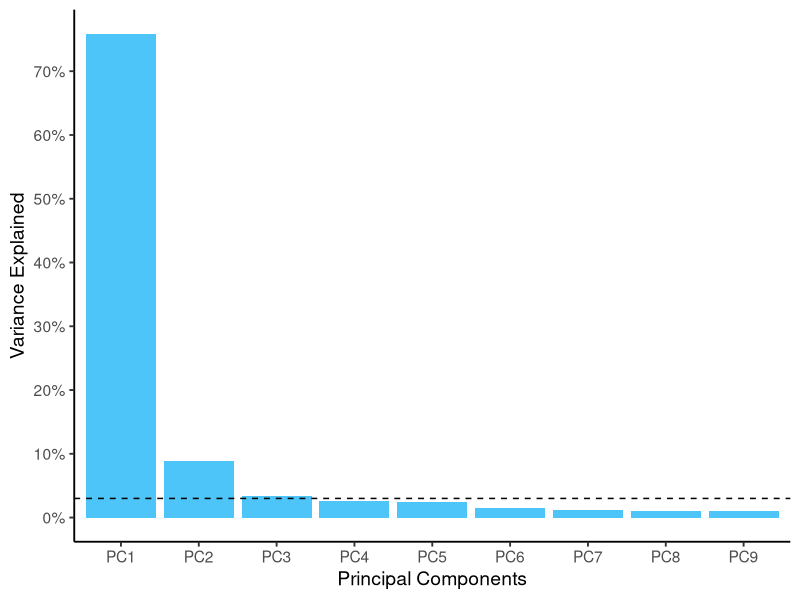
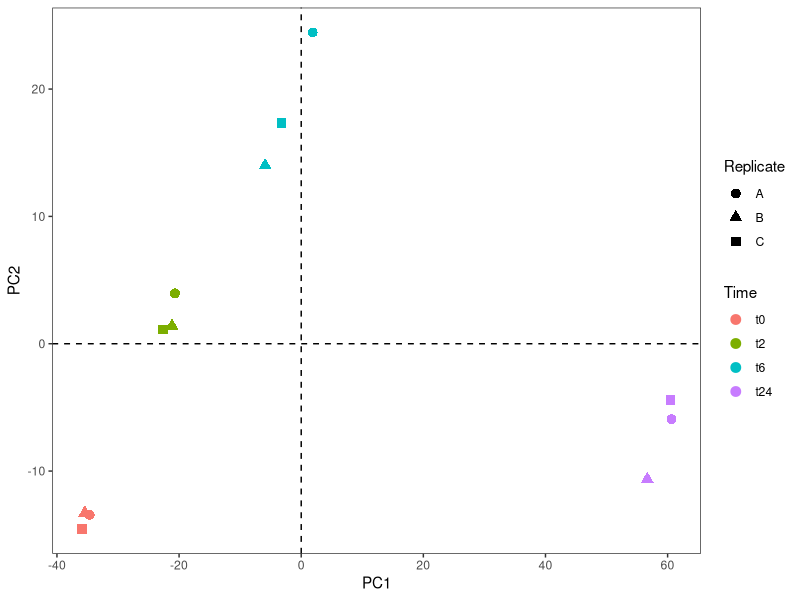
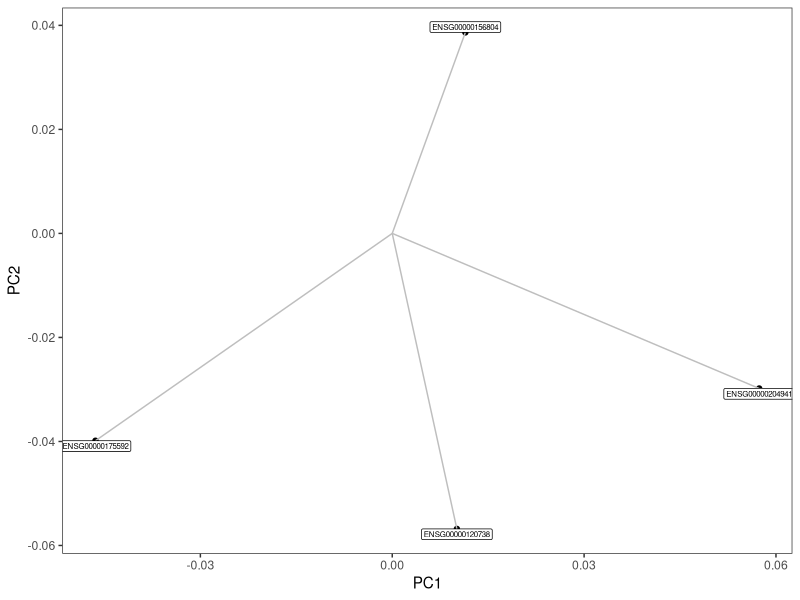
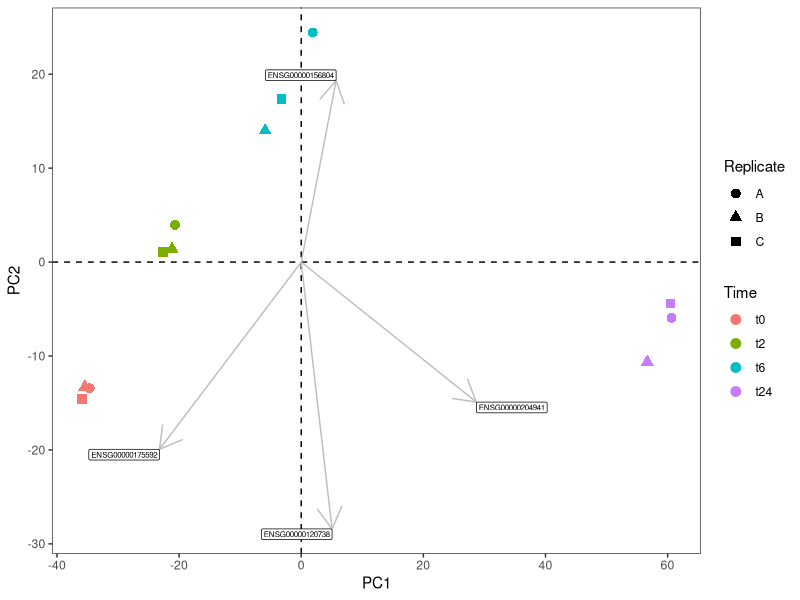
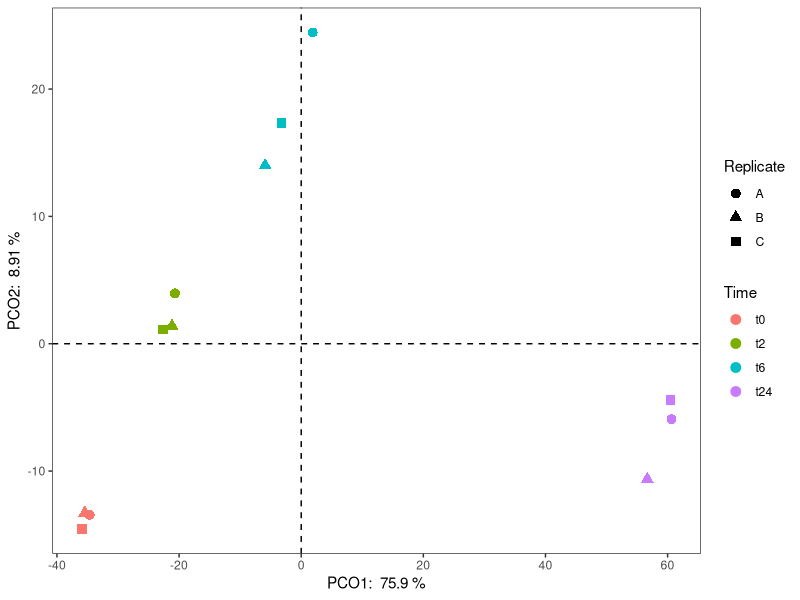
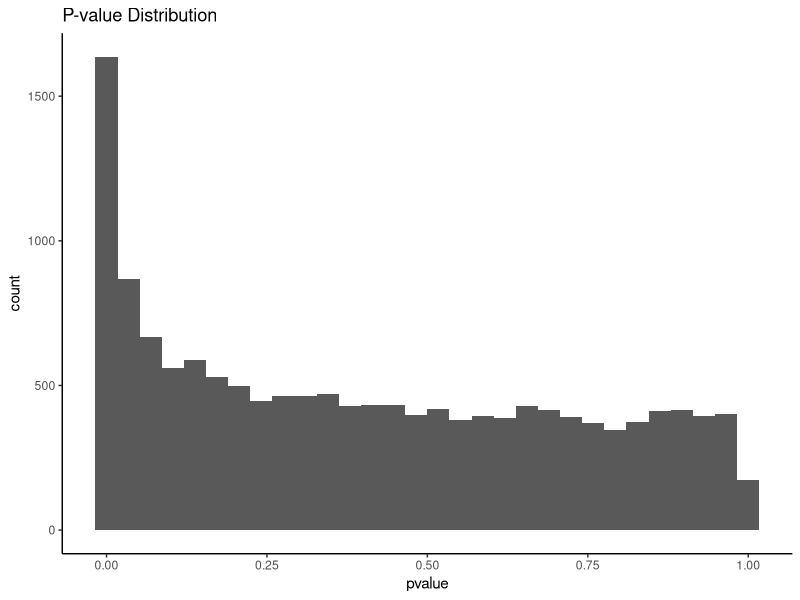
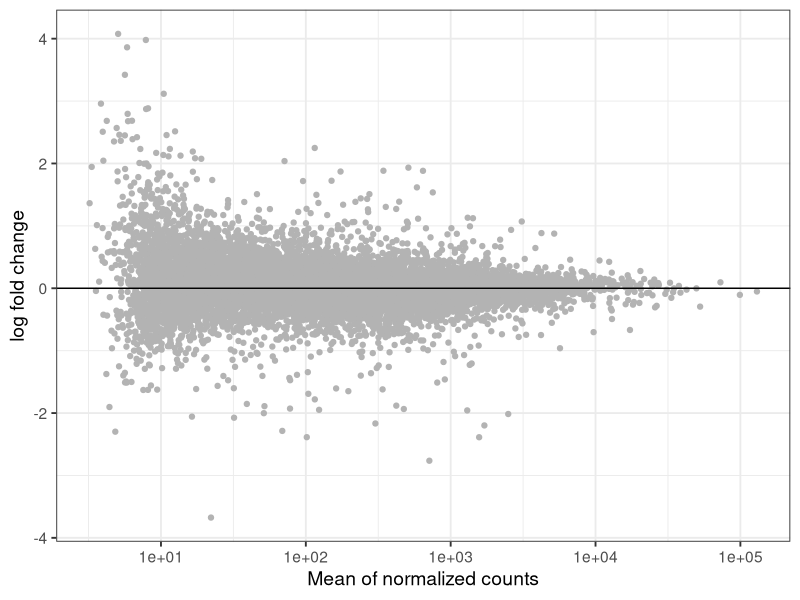

Reproduce these figures in R, in order.
## ---- chunk 1
library(dplyr)
library(ggplot2)
library(reshape2)
data("iris")
md <- read.table("../../data/metadata.csv", header = T, sep = ";")
rownames(md) <- md$Sample_ID

library(tidyverse)
## ---- chunk 2
gc_vst <- read.table("../../data/counts_vst.txt", header = T, row.names = 1, sep = "\t")
vst_pca <- prcomp(t(gc_vst))
## ---- chunk 3
frac_var <- function(x) x^2/sum(x^2)
library(scales)

vst_pca$sdev %>% 
  as_tibble() %>% 
  frac_var() %>% 
  mutate(Comp = colnames(vst_pca$x)) %>% 
  slice(1:9) %>% 
  ggplot(aes(x=Comp, y = value)) + 
  geom_bar(stat = "identity", fill = "#4DC5F9") +
  geom_hline(yintercept = 0.03, linetype=2) +
  xlab("Principal Components") +
  scale_y_continuous(name = "Variance Explained", breaks = seq(0,0.8,0.1), labels = percent_format(accuracy = 5L)) +
  theme_classic(base_size = 14)

## ---- chunk 4
vst_pca$x
## ---- chunk 5
vst_pca_all <- vst_pca$x %>%
  as.data.frame() %>%
  rownames_to_column(var = "Sample_ID") %>%
  full_join(md, by = "Sample_ID")

# Just to keep the order the right way.
vst_pca_all$Sample_Name <- factor(vst_pca_all$Sample_Name, levels = c("t0_A","t0_B","t0_C","t2_A","t2_B","t2_C","t6_A","t6_B","t6_C","t24_A","t24_B","t24_C"))
vst_pca_all$Time <- factor(vst_pca_all$Time, levels = c("t0","t2","t6","t24"))
vst_pca_all$Replicate <- factor(vst_pca_all$Replicate, levels = c("A","B","C"))

ggplot(vst_pca_all, aes(x=PC1, y=PC2, color = Time)) +
  geom_point(size = 3, aes(shape = Replicate)) +
  geom_vline(xintercept = 0, linetype=2) +
  geom_hline(yintercept = 0, linetype=2) +
  theme_bw() +
  theme(panel.grid.major = element_blank(), 
        panel.grid.minor = element_blank()) 
## ---- chunk 6
genes.selected=vst_pca$rotation[c(which.max(vst_pca$rotation[,"PC1"]), which.min(vst_pca$rotation[,"PC1"]), which.max(vst_pca$rotation[,"PC2"]), which.min(vst_pca$rotation[,"PC2"])),c("PC1","PC2")]
genes.selected <- genes.selected %>%
  as.data.frame() %>%
  rownames_to_column(var = "Gene_ID")
genes.selected
## ---- chunk 7
ggplot(genes.selected, aes(x=PC1, y=PC2)) +
  geom_point() +
  geom_segment(aes(xend=PC1, yend=PC2), x=0, y=0, color="Grey") +
  geom_label(aes(x=PC1, y=PC2, label=Gene_ID), size=2, vjust="outward") +
  theme_bw() +
  theme(panel.grid.major = element_blank(),  panel.grid.minor = element_blank()) 
## ---- chunk 8
scale=500
ggplot(data=vst_pca_all, mapping=aes(x=PC1, y=PC2)) +
     geom_point(size = 3, aes(shape = Replicate, color = Time)) +
     geom_vline(xintercept = 0, linetype=2) +
     geom_hline(yintercept = 0, linetype=2) +
     geom_segment(data=genes.selected, mapping=aes(xend=scale*PC1,yend=scale*PC2), x=0, y=0, arrow=arrow(), color="grey") +
     geom_label(data=genes.selected, mapping=aes(x=scale*PC1,y=scale*PC2, label=Gene_ID), size=2, hjust="outward", vjust="outward") +
     theme_bw() +
     theme(panel.grid.major = element_blank(),  panel.grid.minor = element_blank())
     
## ---- chunk 9
gc_dist <- dist(t(gc_vst))
gc_mds <- cmdscale(gc_dist,eig=TRUE, k=2) 
## ---- chunk 10
Eigenvalues <- gc_mds$eig
Variance <- Eigenvalues / sum(Eigenvalues) 
Variance1 <- 100 * signif(Variance[1], 3)
Variance2 <- 100 * signif(Variance[2], 3)

gc_mds_long <- gc_mds$points %>%
  as.data.frame() %>%
  rownames_to_column("Sample_ID") %>%
  full_join(md, by = "Sample_ID")

gc_mds_long$Sample_Name <- factor(gc_mds_long$Sample_Name, levels = c("t0_A","t0_B","t0_C","t2_A","t2_B","t2_C","t6_A","t6_B","t6_C","t24_A","t24_B","t24_C"))
gc_mds_long$Time <- factor(gc_mds_long$Time, levels = c("t0","t2","t6","t24"))
gc_mds_long$Replicate <- factor(gc_mds_long$Replicate, levels = c("A","B","C"))

ggplot(gc_mds_long, aes(x=V1, y=V2, color = Time)) +
  geom_point(size = 3, aes(shape = Replicate)) +
  xlab(paste("PCO1: ", Variance1, "%")) +
  ylab(paste("PCO2: ", Variance2, "%")) +
  geom_vline(xintercept = 0, linetype=2) +
  geom_hline(yintercept = 0, linetype=2) +
  theme_bw() +
  theme(panel.grid.major = element_blank(), 
        panel.grid.minor = element_blank()) 
## ---- chunk 11
t2_vs_t0 <- read.table("../../data/Time_t2_vs_t0.txt", sep = "\t", header = TRUE, row.names = 1)
head(t2_vs_t0)
## ---- chunk 12
t2_vs_t0 %>%
  ggplot(aes(x = pvalue)) +
  geom_histogram() +
  theme_classic() +
  ggtitle("P-value Distribution")
## ---- chunk 13
t2_vs_t0 %>%
  ggplot(aes(x = baseMean, y = log2FoldChange)) +
  geom_point(color = "grey70") +
  geom_hline(yintercept = 0) +
  scale_x_log10("Mean of normalized counts") +
  ylab("log fold change") +
  theme_bw(base_size = 14) 
